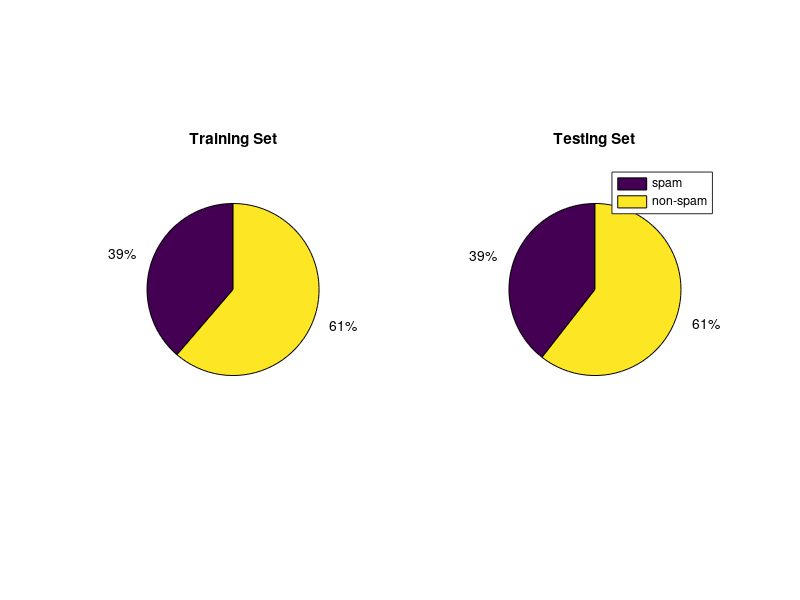

This figure's MATLAB source:
%% Exploratory Data Analysis

load('train.mat');
load('test.mat');

% Training data
spam_tr     = length(find(train_label == 1));
non_spam_tr = length(find(train_label == -1));
train    = [spam_tr, non_spam_tr];

% Testing data
spam_te     = length(find(test_label == 1));
non_spam_te = length(find(test_label == -1));
test = [spam_te, non_spam_te];

% Plotting graph
figure;

subplot(1,2,1);
pie(train);
title('Training Set');

subplot(1,2,2);
pie(test);
title('Testing Set');
legend('spam', 'non-spam', 'Location', 'best');
